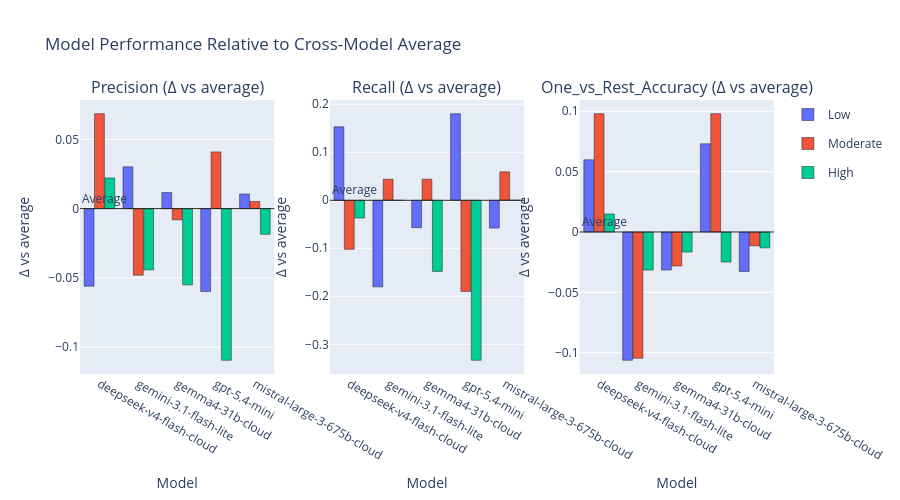

Here is the notebook cell this chart was saved with:
### Code cell
# Compare each model against the "Average across models" baseline, per class.
# Support is excluded here: it's a sample count, not a higher-is-better metric,
# so "better/worse than average" doesn't apply to it.
delta_metrics = ["Precision", "Recall", "One_vs_Rest_Accuracy"]
colors = {"Low": "#636EFA", "Moderate": "#EF553B", "High": "#00CC96"}

average_metrics_df = (
    class_metrics_df.loc[class_metrics_df["Model"] == AVERAGE_MODEL_NAME, ["Class"] + delta_metrics]
    .rename(columns={metric: f"{metric}_avg" for metric in delta_metrics})
)

delta_df = class_metrics_df[class_metrics_df["Model"] != AVERAGE_MODEL_NAME].merge(
    average_metrics_df, on="Class", how="left"
)
for metric in delta_metrics:
    delta_df[f"{metric}_delta"] = delta_df[metric] - delta_df[f"{metric}_avg"]

model_order = sorted(delta_df["Model"].unique())

fig = make_subplots(
    rows=1, cols=3,
    subplot_titles=[f"{m} (Δ vs average)" for m in delta_metrics],
    horizontal_spacing=0.08,
)

for col_idx, metric in enumerate(delta_metrics, start=1):
    for class_label in LABEL_ORDER:
        class_data = (
            delta_df[delta_df["Class"] == class_label]
            .set_index("Model")
            .reindex(model_order)
            .reset_index()
        )
        fig.add_trace(
            go.Bar(
                x=class_data["Model"],
                y=class_data[f"{metric}_delta"],
                name=class_label,
                marker=dict(color=colors[class_label], line=dict(color="#1f1f1f", width=0.5)),
                legendgroup=class_label,
                showlegend=(col_idx == 1),
                customdata=np.stack([class_data[metric], class_data[f"{metric}_avg"]], axis=-1),
                hovertemplate=(
                    f"<b>{class_label}</b><br>"
                    "Model: %{x}<br>"
                    f"{metric}: %{{customdata[0]:.3f}}<br>"
                    "Average: %{customdata[1]:.3f}<br>"
                    "Δ: %{y:+.3f}"
                    "<extra></extra>"
                ),
            ),
            row=1,
            col=col_idx,
        )
    fig.add_hline(
        y=0,
        line_width=1,
        line_color="#1f1f1f",
        annotation_text="Average",
        annotation_position="top left",
        row=1,
        col=col_idx,
    )
    fig.update_yaxes(title_text="Δ vs average", row=1, col=col_idx)
    fig.update_xaxes(title_text="Model", row=1, col=col_idx)

fig.update_layout(
    title_text="Model Performance Relative to Cross-Model Average",
    barmode="group",
    bargap=0.2,
    bargroupgap=0.05,
    height=500,
    hovermode="closest",
)

fig.show()

### Figure 1 — Plotly figure (JSON) as saved in the notebook; plotly's stock layout.template omitted (floating-point values rounded to 4 significant figures)
{"data": [{"customdata": [[0.8447, 0.9007], [0.9309, 0.9007], [0.9124, 0.9007], [0.8409, 0.9007], [0.9113, 0.9007]], "hovertemplate": "<b>Low</b><br>Model: %{x}<br>Precision: %{customdata[0]:.3f}<br>Average: %{customdata[1]:.3f}<br>Δ: %{y:+.3f}<extra></extra>", "legendgroup": "Low", "marker": {"color": "#636EFA", "line": {"color": "#1f1f1f", "width": 0.5}}, "name": "Low", "showlegend": true, "type": "bar", "x": ["deepseek-v4-flash-cloud", "gemini-3.1-flash-lite", "gemma4-31b-cloud", "gpt-5.4-mini", "mistral-large-3-675b-cloud"], "xaxis": "x", "y": [-0.05597, 0.03014, 0.01164, -0.0598, 0.01058], "yaxis": "y"}, {"customdata": [[0.3506, 0.2822], [0.2342, 0.2822], [0.2741, 0.2822], [0.3231, 0.2822], [0.2874, 0.2822]], "hovertemplate": "<b>Moderate</b><br>Model: %{x}<br>Precision: %{customdata[0]:.3f}<br>Average: %{customdata[1]:.3f}<br>Δ: %{y:+.3f}<extra></extra>", "legendgroup": "Moderate", "marker": {"color": "#EF553B", "line": {"color": "#1f1f1f", "width": 0.5}}, "name": "Moderate", "showlegend": true, "type": "bar", "x": ["deepseek-v4-flash-cloud", "gemini-3.1-flash-lite", "gemma4-31b-cloud", "gpt-5.4-mini", "mistral-large-3-675b-cloud"], "xaxis": "x", "y": [0.06849, -0.04798, -0.008084, 0.04092, 0.005199], "yaxis": "y"}, {"customdata": [[0.25, 0.2278], [0.1837, 0.2278], [0.1728, 0.2278], [0.1184, 0.2278], [0.2093, 0.2278]], "hovertemplate": "<b>High</b><br>Model: %{x}<br>Precision: %{customdata[0]:.3f}<br>Average: %{customdata[1]:.3f}<br>Δ: %{y:+.3f}<extra></extra>", "legendgroup": "High", "marker": {"color": "#00CC96", "line": {"color": "#1f1f1f", "width": 0.5}}, "name": "High", "showlegend": true, "type": "bar", "x": ["deepseek-v4-flash-cloud", "gemini-3.1-flash-lite", "gemma4-31b-cloud", "gpt-5.4-mini", "mistral-large-3-675b-cloud"], "xaxis": "x", "y": [0.02215, -0.04417, -0.05501, -0.1094, -0.01855], "yaxis": "y"}, {"customdata": [[0.7329, 0.5799], [0.3995, 0.5799], [0.5228, 0.5799], [0.7603, 0.5799], [0.5219, 0.5799]], "hovertemplate": "<b>Low</b><br>Model: %{x}<br>Recall: %{customdata[0]:.3f}<br>Average: %{customdata[1]:.3f}<br>Δ: %{y:+.3f}<extra></extra>", "legendgroup": "Low", "marker": {"color": "#636EFA", "line": {"color": "#1f1f1f", "width": 0.5}}, "name": "Low", "showlegend": false, "type": "bar", "x": ["deepseek-v4-flash-cloud", "gemini-3.1-flash-lite", "gemma4-31b-cloud", "gpt-5.4-mini", "mistral-large-3-675b-cloud"], "xaxis": "x2", "y": [0.153, -0.1804, -0.05708, 0.1804, -0.05797], "yaxis": "y2"}, {"customdata": [[0.3942, 0.4964], [0.5401, 0.4964], [0.5401, 0.4964], [0.3066, 0.4964], [0.5556, 0.4964]], "hovertemplate": "<b>Moderate</b><br>Model: %{x}<br>Recall: %{customdata[0]:.3f}<br>Average: %{customdata[1]:.3f}<br>Δ: %{y:+.3f}<extra></extra>", "legendgroup": "Moderate", "marker": {"color": "#EF553B", "line": {"color": "#1f1f1f", "width": 0.5}}, "name": "Moderate", "showlegend": false, "type": "bar", "x": ["deepseek-v4-flash-cloud", "gemini-3.1-flash-lite", "gemma4-31b-cloud", "gpt-5.4-mini", "mistral-large-3-675b-cloud"], "xaxis": "x2", "y": [-0.1022, 0.0438, 0.0438, -0.1898, 0.05921], "yaxis": "y2"}, {"customdata": [[0.6296, 0.6667], [0.6667, 0.6667], [0.5185, 0.6667], [0.3333, 0.6667], [0.6667, 0.6667]], "hovertemplate": "<b>High</b><br>Model: %{x}<br>Recall: %{customdata[0]:.3f}<br>Average: %{customdata[1]:.3f}<br>Δ: %{y:+.3f}<extra></extra>", "legendgroup": "High", "marker": {"color": "#00CC96", "line": {"color": "#1f1f1f", "width": 0.5}}, "name": "High", "showlegend": false, "type": "bar", "x": ["deepseek-v4-flash-cloud", "gemini-3.1-flash-lite", "gemma4-31b-cloud", "gpt-5.4-mini", "mistral-large-3-675b-cloud"], "xaxis": "x2", "y": [-0.03704, 0.0, -0.1481, -0.3333, 0.0], "yaxis": "y2"}, {"customdata": [[0.7076, 0.6478], [0.5415, 0.6478], [0.6163, 0.6478], [0.7209, 0.6478], [0.6151, 0.6478]], "hovertemplate": "<b>Low</b><br>Model: %{x}<br>One_vs_Rest_Accuracy: %{customdata[0]:.3f}<br>Average: %{customdata[1]:.3f}<br>Δ: %{y:+.3f}<extra></extra>", "legendgroup": "Low", "marker": {"color": "#636EFA", "line": {"color": "#1f1f1f", "width": 0.5}}, "name": "Low", "showlegend": false, "type": "bar", "x": ["deepseek-v4-flash-cloud", "gemini-3.1-flash-lite", "gemma4-31b-cloud", "gpt-5.4-mini", "mistral-large-3-675b-cloud"], "xaxis": "x3", "y": [0.0598, -0.1063, -0.03156, 0.07309, -0.03271], "yaxis": "y3"}, {"customdata": [[0.696, 0.598], [0.4934, 0.598], [0.5698, 0.598], [0.696, 0.598], [0.5866, 0.598]], "hovertemplate": "<b>Moderate</b><br>Model: %{x}<br>One_vs_Rest_Accuracy: %{customdata[0]:.3f}<br>Average: %{customdata[1]:.3f}<br>Δ: %{y:+.3f}<extra></extra>", "legendgroup": "Moderate", "marker": {"color": "#EF553B", "line": {"color": "#1f1f1f", "width": 0.5}}, "name": "Moderate", "showlegend": false, "type": "bar", "x": ["deepseek-v4-flash-cloud", "gemini-3.1-flash-lite", "gemma4-31b-cloud", "gpt-5.4-mini", "mistral-large-3-675b-cloud"], "xaxis": "x3", "y": [0.09801, -0.1047, -0.02824, 0.09801, -0.01145], "yaxis": "y3"}, {"customdata": [[0.8987, 0.8837], [0.8522, 0.8837], [0.8671, 0.8837], [0.8588, 0.8837], [0.8706, 0.8837]], "hovertemplate": "<b>High</b><br>Model: %{x}<br>One_vs_Rest_Accuracy: %{customdata[0]:.3f}<br>Average: %{customdata[1]:.3f}<br>Δ: %{y:+.3f}<extra></extra>", "legendgroup": "High", "marker": {"color": "#00CC96", "line": {"color": "#1f1f1f", "width": 0.5}}, "name": "High", "showlegend": false, "type": "bar", "x": ["deepseek-v4-flash-cloud", "gemini-3.1-flash-lite", "gemma4-31b-cloud", "gpt-5.4-mini", "mistral-large-3-675b-cloud"], "xaxis": "x3", "y": [0.01495, -0.03156, -0.01661, -0.02492, -0.01313], "yaxis": "y3"}], "layout": {"annotations": [{"font": {"size": 16}, "showarrow": false, "text": "Precision (Δ vs average)", "x": 0.14, "xanchor": "center", "xref": "paper", "y": 1, "yanchor": "bottom", "yref": "paper"}, {"font": {"size": 16}, "showarrow": false, "text": "Recall (Δ vs average)", "x": 0.5, "xanchor": "center", "xref": "paper", "y": 1, "yanchor": "bottom", "yref": "paper"}, {"font": {"size": 16}, "showarrow": false, "text": "One_vs_Rest_Accuracy (Δ vs average)", "x": 0.86, "xanchor": "center", "xref": "paper", "y": 1, "yanchor": "bottom", "yref": "paper"}, {"showarrow": false, "text": "Average", "x": 0, "xanchor": "left", "xref": "x domain", "y": 0, "yanchor": "bottom", "yref": "y"}, {"showarrow": false, "text": "Average", "x": 0, "xanchor": "left", "xref": "x2 domain", "y": 0, "yanchor": "bottom", "yref": "y2"}, {"showarrow": false, "text": "Average", "x": 0, "xanchor": "left", "xref": "x3 domain", "y": 0, "yanchor": "bottom", "yref": "y3"}], "bargap": 0.2, "bargroupgap": 0.05, "barmode": "group", "height": 500, "hovermode": "closest", "shapes": [{"line": {"color": "#1f1f1f", "width": 1}, "type": "line", "x0": 0, "x1": 1, "xref": "x domain", "y0": 0, "y1": 0, "yref": "y"}, {"line": {"color": "#1f1f1f", "width": 1}, "type": "line", "x0": 0, "x1": 1, "xref": "x2 domain", "y0": 0, "y1": 0, "yref": "y2"}, {"line": {"color": "#1f1f1f", "width": 1}, "type": "line", "x0": 0, "x1": 1, "xref": "x3 domain", "y0": 0, "y1": 0, "yref": "y3"}], "title": {"text": "Model Performance Relative to Cross-Model Average"}, "xaxis": {"anchor": "y", "domain": [0, 0.28], "title": {"text": "Model"}}, "xaxis2": {"anchor": "y2", "domain": [0.36, 0.64], "title": {"text": "Model"}}, "xaxis3": {"anchor": "y3", "domain": [0.72, 1], "title": {"text": "Model"}}, "yaxis": {"anchor": "x", "domain": [0, 1], "title": {"text": "Δ vs average"}}, "yaxis2": {"anchor": "x2", "domain": [0, 1], "title": {"text": "Δ vs average"}}, "yaxis3": {"anchor": "x3", "domain": [0, 1], "title": {"text": "Δ vs average"}}}}
